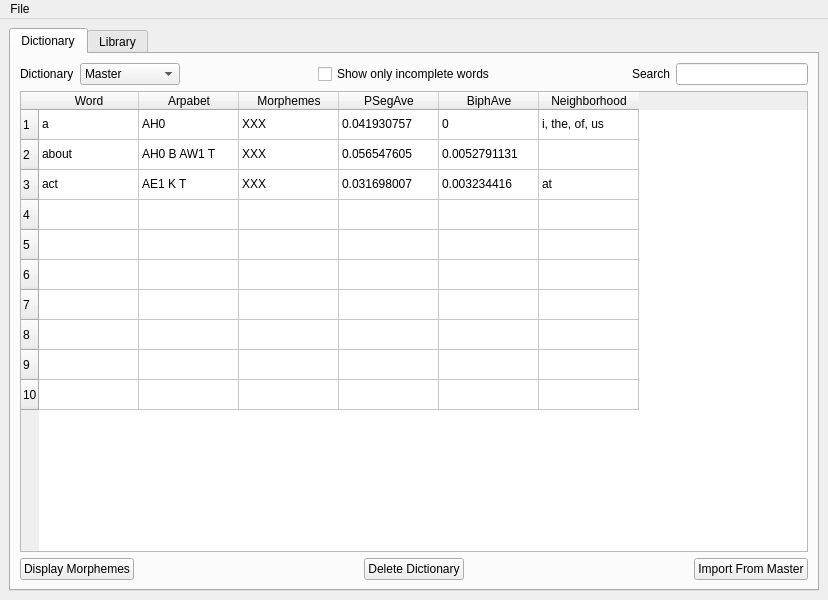
<?xml version="1.0" encoding="UTF-8"?>
<ui version="4.0">
 <class>MainWindow</class>
 <widget class="QMainWindow" name="MainWindow">
  <property name="geometry">
   <rect>
    <x>0</x>
    <y>0</y>
    <width>828</width>
    <height>600</height>
   </rect>
  </property>
  <property name="windowTitle">
   <string>MainWindow</string>
  </property>
  <widget class="QWidget" name="centralwidget">
   <layout class="QVBoxLayout" name="verticalLayout_3">
    <item>
     <widget class="QTabWidget" name="tabWidget">
      <property name="currentIndex">
       <number>0</number>
      </property>
      <widget class="QWidget" name="tab_2">
       <attribute name="title">
        <string>Dictionary</string>
       </attribute>
       <layout class="QVBoxLayout" name="verticalLayout">
        <item>
         <layout class="QHBoxLayout" name="horizontalLayout_2">
          <item>
           <widget class="QLabel" name="label">
            <property name="text">
             <string>Dictionary</string>
            </property>
           </widget>
          </item>
          <item>
           <widget class="QComboBox" name="comboBox">
            <item>
             <property name="text">
              <string>Master</string>
             </property>
            </item>
            <item>
             <property name="text">
              <string>Pre-K</string>
             </property>
            </item>
            <item>
             <property name="text">
              <string>Kindergarten</string>
             </property>
            </item>
           </widget>
          </item>
          <item>
           <spacer name="horizontalSpacer">
            <property name="orientation">
             <enum>Qt::Horizontal</enum>
            </property>
            <property name="sizeHint" stdset="0">
             <size>
              <width>40</width>
              <height>20</height>
             </size>
            </property>
           </spacer>
          </item>
          <item>
           <widget class="QCheckBox" name="checkBox">
            <property name="text">
             <string>Show only incomplete words</string>
            </property>
           </widget>
          </item>
          <item>
           <spacer name="horizontalSpacer_2">
            <property name="orientation">
             <enum>Qt::Horizontal</enum>
            </property>
            <property name="sizeHint" stdset="0">
             <size>
              <width>40</width>
              <height>20</height>
             </size>
            </property>
           </spacer>
          </item>
          <item>
           <widget class="QLabel" name="label_2">
            <property name="text">
             <string>Search</string>
            </property>
           </widget>
          </item>
          <item>
           <widget class="QLineEdit" name="lineEdit"/>
          </item>
         </layout>
        </item>
        <item>
         <widget class="QTableWidget" name="tableWidget">
          <row>
           <property name="text">
            <string>1</string>
           </property>
          </row>
          <row>
           <property name="text">
            <string>2</string>
           </property>
          </row>
          <row>
           <property name="text">
            <string>3</string>
           </property>
          </row>
          <row>
           <property name="text">
            <string>4</string>
           </property>
          </row>
          <row>
           <property name="text">
            <string>5</string>
           </property>
          </row>
          <row>
           <property name="text">
            <string>6</string>
           </property>
          </row>
          <row>
           <property name="text">
            <string>7</string>
           </property>
          </row>
          <row>
           <property name="text">
            <string>8</string>
           </property>
          </row>
          <row>
           <property name="text">
            <string>9</string>
           </property>
          </row>
          <row>
           <property name="text">
            <string>10</string>
           </property>
          </row>
          <column>
           <property name="text">
            <string>Word</string>
           </property>
          </column>
          <column>
           <property name="text">
            <string>Arpabet</string>
           </property>
          </column>
          <column>
           <property name="text">
            <string>Morphemes</string>
           </property>
          </column>
          <column>
           <property name="text">
            <string>PSegAve</string>
           </property>
          </column>
          <column>
           <property name="text">
            <string>BiphAve</string>
           </property>
          </column>
          <column>
           <property name="text">
            <string>Neighborhood</string>
           </property>
          </column>
          <item row="0" column="0">
           <property name="text">
            <string>a</string>
           </property>
          </item>
          <item row="0" column="1">
           <property name="text">
            <string>AH0</string>
           </property>
          </item>
          <item row="0" column="2">
           <property name="text">
            <string>XXX</string>
           </property>
          </item>
          <item row="0" column="3">
           <property name="text">
            <string>0.041930757</string>
           </property>
          </item>
          <item row="0" column="4">
           <property name="text">
            <string>0</string>
           </property>
          </item>
          <item row="0" column="5">
           <property name="text">
            <string>i, the, of, us</string>
           </property>
          </item>
          <item row="1" column="0">
           <property name="text">
            <string>about</string>
           </property>
          </item>
          <item row="1" column="1">
           <property name="text">
            <string>AH0 B AW1 T</string>
           </property>
          </item>
          <item row="1" column="2">
           <property name="text">
            <string>XXX</string>
           </property>
          </item>
          <item row="1" column="3">
           <property name="text">
            <string>0.056547605</string>
           </property>
          </item>
          <item row="1" column="4">
           <property name="text">
            <string>0.0052791131</string>
           </property>
          </item>
          <item row="1" column="5">
           <property name="text">
            <string/>
           </property>
          </item>
          <item row="2" column="0">
           <property name="text">
            <string>act</string>
           </property>
          </item>
          <item row="2" column="1">
           <property name="text">
            <string>AE1 K T</string>
           </property>
          </item>
          <item row="2" column="2">
           <property name="text">
            <string>XXX</string>
           </property>
          </item>
          <item row="2" column="3">
           <property name="text">
            <string>0.031698007</string>
           </property>
          </item>
          <item row="2" column="4">
           <property name="text">
            <string>0.003234416</string>
           </property>
          </item>
          <item row="2" column="5">
           <property name="text">
            <string>at</string>
           </property>
          </item>
          <item row="3" column="0">
           <property name="text">
            <string/>
           </property>
          </item>
         </widget>
        </item>
        <item>
         <layout class="QHBoxLayout" name="horizontalLayout_6">
          <item>
           <widget class="QPushButton" name="pushButton_7">
            <property name="text">
             <string>Display Morphemes</string>
            </property>
           </widget>
          </item>
          <item>
           <spacer name="horizontalSpacer_4">
            <property name="orientation">
             <enum>Qt::Horizontal</enum>
            </property>
            <property name="sizeHint" stdset="0">
             <size>
              <width>40</width>
              <height>20</height>
             </size>
            </property>
           </spacer>
          </item>
          <item>
           <widget class="QPushButton" name="pushButton">
            <property name="text">
             <string>Delete Dictionary</string>
            </property>
           </widget>
          </item>
          <item>
           <spacer name="horizontalSpacer_6">
            <property name="orientation">
             <enum>Qt::Horizontal</enum>
            </property>
            <property name="sizeHint" stdset="0">
             <size>
              <width>40</width>
              <height>20</height>
             </size>
            </property>
           </spacer>
          </item>
          <item>
           <widget class="QPushButton" name="pushButton_5">
            <property name="text">
             <string>Import From Master</string>
            </property>
           </widget>
          </item>
         </layout>
        </item>
       </layout>
      </widget>
      <widget class="QWidget" name="tab_3">
       <attribute name="title">
        <string>Library</string>
       </attribute>
       <layout class="QVBoxLayout" name="verticalLayout_2">
        <item>
         <layout class="QHBoxLayout" name="horizontalLayout_3">
          <item>
           <widget class="QLabel" name="label_3">
            <property name="text">
             <string>Library</string>
            </property>
           </widget>
          </item>
          <item>
           <spacer name="horizontalSpacer_3">
            <property name="orientation">
             <enum>Qt::Horizontal</enum>
            </property>
            <property name="sizeHint" stdset="0">
             <size>
              <width>40</width>
              <height>20</height>
             </size>
            </property>
           </spacer>
          </item>
          <item>
           <widget class="QLabel" name="label_5">
            <property name="text">
             <string>Select all</string>
            </property>
           </widget>
          </item>
          <item>
           <widget class="QComboBox" name="comboBox_3">
            <item>
             <property name="text">
              <string>NS</string>
             </property>
            </item>
            <item>
             <property name="text">
              <string>PK</string>
             </property>
            </item>
            <item>
             <property name="text">
              <string>K</string>
             </property>
            </item>
            <item>
             <property name="text">
              <string>G1</string>
             </property>
            </item>
            <item>
             <property name="text">
              <string>G2</string>
             </property>
            </item>
            <item>
             <property name="text">
              <string>G3</string>
             </property>
            </item>
            <item>
             <property name="text">
              <string>G4</string>
             </property>
            </item>
           </widget>
          </item>
          <item>
           <spacer name="horizontalSpacer_5">
            <property name="orientation">
             <enum>Qt::Horizontal</enum>
            </property>
            <property name="sizeHint" stdset="0">
             <size>
              <width>40</width>
              <height>20</height>
             </size>
            </property>
           </spacer>
          </item>
          <item>
           <widget class="QLabel" name="label_4">
            <property name="text">
             <string>Search</string>
            </property>
           </widget>
          </item>
          <item>
           <widget class="QLineEdit" name="lineEdit_2"/>
          </item>
         </layout>
        </item>
        <item>
         <widget class="QTableWidget" name="tableWidget_2">
          <property name="autoFillBackground">
           <bool>false</bool>
          </property>
          <row>
           <property name="text">
            <string>1</string>
           </property>
          </row>
          <row>
           <property name="text">
            <string>2</string>
           </property>
          </row>
          <row>
           <property name="text">
            <string>3</string>
           </property>
          </row>
          <row>
           <property name="text">
            <string>4</string>
           </property>
          </row>
          <row>
           <property name="text">
            <string>5</string>
           </property>
          </row>
          <row>
           <property name="text">
            <string>6</string>
           </property>
          </row>
          <row>
           <property name="text">
            <string>7</string>
           </property>
          </row>
          <row>
           <property name="text">
            <string>8</string>
           </property>
          </row>
          <row>
           <property name="text">
            <string>9</string>
           </property>
          </row>
          <row>
           <property name="text">
            <string>10</string>
           </property>
          </row>
          <column>
           <property name="text">
            <string/>
           </property>
          </column>
          <column>
           <property name="text">
            <string>Title</string>
           </property>
          </column>
          <column>
           <property name="text">
            <string>Author</string>
           </property>
          </column>
          <column>
           <property name="text">
            <string>Grade Level</string>
           </property>
          </column>
          <column>
           <property name="text">
            <string>Contents</string>
           </property>
          </column>
          <item row="0" column="0">
           <property name="text">
            <string/>
           </property>
           <property name="checkState">
            <enum>Checked</enum>
           </property>
          </item>
          <item row="0" column="1">
           <property name="text">
            <string>Follow That Horse</string>
           </property>
          </item>
          <item row="0" column="2">
           <property name="text">
            <string>Shannon Teper</string>
           </property>
          </item>
          <item row="0" column="3">
           <property name="text">
            <string>G4</string>
           </property>
          </item>
          <item row="0" column="4">
           <property name="text">
            <string>Cuddles is on the job! Her owner Dan...</string>
           </property>
          </item>
          <item row="1" column="0">
           <property name="text">
            <string/>
           </property>
           <property name="checkState">
            <enum>Unchecked</enum>
           </property>
          </item>
          <item row="1" column="1">
           <property name="text">
            <string>My Hand Was in the Cookie Jar</string>
           </property>
          </item>
          <item row="1" column="2">
           <property name="text">
            <string>Dave Crawley</string>
           </property>
          </item>
          <item row="1" column="3">
           <property name="text">
            <string>G4</string>
           </property>
          </item>
          <item row="1" column="4">
           <property name="text">
            <string>My hand was in the cookie jar When Grandma wandered in...</string>
           </property>
          </item>
          <item row="2" column="0">
           <property name="text">
            <string/>
           </property>
           <property name="checkState">
            <enum>Checked</enum>
           </property>
          </item>
          <item row="2" column="1">
           <property name="text">
            <string>First in Line</string>
           </property>
          </item>
          <item row="2" column="2">
           <property name="text">
            <string>Gertrude Fass</string>
           </property>
          </item>
          <item row="2" column="3">
           <property name="text">
            <string>G4</string>
           </property>
          </item>
          <item row="2" column="4">
           <property name="text">
            <string>Caronline was eating her scambled eggs too fast...</string>
           </property>
          </item>
          <item row="3" column="0">
           <property name="text">
            <string/>
           </property>
           <property name="checkState">
            <enum>Checked</enum>
           </property>
          </item>
          <item row="3" column="1">
           <property name="text">
            <string/>
           </property>
          </item>
          <item row="4" column="0">
           <property name="text">
            <string/>
           </property>
           <property name="checkState">
            <enum>Unchecked</enum>
           </property>
          </item>
          <item row="5" column="0">
           <property name="text">
            <string/>
           </property>
           <property name="checkState">
            <enum>Checked</enum>
           </property>
          </item>
          <item row="5" column="1">
           <property name="text">
            <string/>
           </property>
          </item>
          <item row="6" column="0">
           <property name="text">
            <string/>
           </property>
           <property name="checkState">
            <enum>Checked</enum>
           </property>
          </item>
          <item row="6" column="1">
           <property name="text">
            <string/>
           </property>
          </item>
          <item row="7" column="0">
           <property name="text">
            <string/>
           </property>
           <property name="checkState">
            <enum>Checked</enum>
           </property>
          </item>
          <item row="8" column="0">
           <property name="text">
            <string/>
           </property>
           <property name="checkState">
            <enum>Checked</enum>
           </property>
          </item>
          <item row="9" column="0">
           <property name="text">
            <string/>
           </property>
           <property name="checkState">
            <enum>Unchecked</enum>
           </property>
          </item>
         </widget>
        </item>
        <item>
         <layout class="QHBoxLayout" name="horizontalLayout_4">
          <item>
           <widget class="QPushButton" name="addBookButton">
            <property name="text">
             <string>Add Book</string>
            </property>
           </widget>
          </item>
          <item>
           <widget class="QPushButton" name="pushButton_2">
            <property name="text">
             <string>Edit Book</string>
            </property>
           </widget>
          </item>
          <item>
           <widget class="QPushButton" name="pushButton_4">
            <property name="text">
             <string>View Book</string>
            </property>
           </widget>
          </item>
          <item>
           <spacer name="horizontalSpacer_7">
            <property name="orientation">
             <enum>Qt::Horizontal</enum>
            </property>
            <property name="sizeHint" stdset="0">
             <size>
              <width>40</width>
              <height>20</height>
             </size>
            </property>
           </spacer>
          </item>
          <item>
           <widget class="QPushButton" name="pushButton_3">
            <property name="text">
             <string>Create Dictionary</string>
            </property>
           </widget>
          </item>
          <item>
           <spacer name="horizontalSpacer_8">
            <property name="orientation">
             <enum>Qt::Horizontal</enum>
            </property>
            <property name="sizeHint" stdset="0">
             <size>
              <width>40</width>
              <height>20</height>
             </size>
            </property>
           </spacer>
          </item>
          <item>
           <widget class="QPushButton" name="pushButton_8">
            <property name="text">
             <string>Create Library</string>
            </property>
           </widget>
          </item>
          <item>
           <widget class="QPushButton" name="pushButton_9">
            <property name="text">
             <string>Delete Library</string>
            </property>
           </widget>
          </item>
         </layout>
        </item>
       </layout>
      </widget>
     </widget>
    </item>
   </layout>
  </widget>
  <widget class="QMenuBar" name="menuBar">
   <property name="geometry">
    <rect>
     <x>0</x>
     <y>0</y>
     <width>828</width>
     <height>22</height>
    </rect>
   </property>
   <widget class="QMenu" name="menuFile">
    <property name="title">
     <string>File</string>
    </property>
    <addaction name="actionImport_Library_2"/>
    <addaction name="actionExport_Library_2"/>
    <addaction name="separator"/>
    <addaction name="actionImport_Master_Dictionary_2"/>
    <addaction name="actionExport_Master_Dictionary_2"/>
   </widget>
   <addaction name="menuFile"/>
  </widget>
  <action name="actionImport_Master_Dictionary">
   <property name="text">
    <string>Import Master Dictionary</string>
   </property>
  </action>
  <action name="actionExport_Master_Dictionary">
   <property name="text">
    <string>Export Master Dictionary</string>
   </property>
  </action>
  <action name="actionImport_Library">
   <property name="text">
    <string>Import Library</string>
   </property>
  </action>
  <action name="actionExport_Library">
   <property name="text">
    <string>Export Library</string>
   </property>
  </action>
  <action name="actionImport_Library_2">
   <property name="text">
    <string>Import Library</string>
   </property>
  </action>
  <action name="actionExport_Library_2">
   <property name="text">
    <string>Export Library</string>
   </property>
  </action>
  <action name="actionImport_Master_Dictionary_2">
   <property name="text">
    <string>Import Master Dictionary</string>
   </property>
  </action>
  <action name="actionExport_Master_Dictionary_2">
   <property name="text">
    <string>Export Master Dictionary</string>
   </property>
  </action>
 </widget>
 <resources/>
 <connections/>
</ui>
